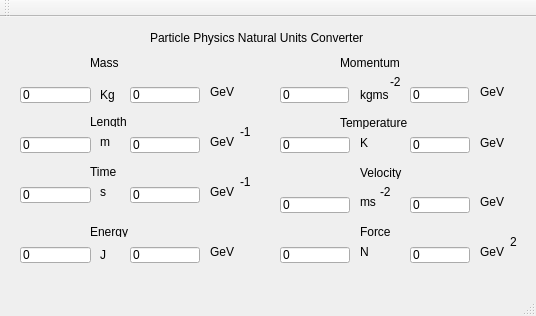
<?xml version="1.0" encoding="UTF-8"?>
<ui version="4.0">
 <class>MainWindow</class>
 <widget class="QMainWindow" name="MainWindow">
  <property name="geometry">
   <rect>
    <x>0</x>
    <y>0</y>
    <width>536</width>
    <height>316</height>
   </rect>
  </property>
  <property name="windowTitle">
   <string>MainWindow</string>
  </property>
  <widget class="QWidget" name="centralWidget">
   <widget class="QLineEdit" name="lineEdit">
    <property name="geometry">
     <rect>
      <x>20</x>
      <y>70</y>
      <width>71</width>
      <height>16</height>
     </rect>
    </property>
    <property name="text">
     <string>0</string>
    </property>
   </widget>
   <widget class="QLineEdit" name="lineEdit_2">
    <property name="geometry">
     <rect>
      <x>130</x>
      <y>70</y>
      <width>70</width>
      <height>16</height>
     </rect>
    </property>
    <property name="text">
     <string>0</string>
    </property>
   </widget>
   <widget class="QLineEdit" name="lineEdit_3">
    <property name="geometry">
     <rect>
      <x>410</x>
      <y>70</y>
      <width>59</width>
      <height>16</height>
     </rect>
    </property>
    <property name="text">
     <string>0</string>
    </property>
   </widget>
   <widget class="QLineEdit" name="lineEdit_4">
    <property name="geometry">
     <rect>
      <x>280</x>
      <y>70</y>
      <width>69</width>
      <height>16</height>
     </rect>
    </property>
    <property name="text">
     <string>0</string>
    </property>
   </widget>
   <widget class="QLineEdit" name="lineEdit_5">
    <property name="geometry">
     <rect>
      <x>130</x>
      <y>120</y>
      <width>70</width>
      <height>16</height>
     </rect>
    </property>
    <property name="text">
     <string>0</string>
    </property>
   </widget>
   <widget class="QLineEdit" name="lineEdit_6">
    <property name="geometry">
     <rect>
      <x>20</x>
      <y>120</y>
      <width>71</width>
      <height>16</height>
     </rect>
    </property>
    <property name="text">
     <string>0</string>
    </property>
   </widget>
   <widget class="QLineEdit" name="lineEdit_7">
    <property name="geometry">
     <rect>
      <x>410</x>
      <y>120</y>
      <width>60</width>
      <height>16</height>
     </rect>
    </property>
    <property name="text">
     <string>0</string>
    </property>
   </widget>
   <widget class="QLineEdit" name="lineEdit_8">
    <property name="geometry">
     <rect>
      <x>280</x>
      <y>120</y>
      <width>70</width>
      <height>16</height>
     </rect>
    </property>
    <property name="text">
     <string>0</string>
    </property>
   </widget>
   <widget class="QLineEdit" name="lineEdit_9">
    <property name="geometry">
     <rect>
      <x>130</x>
      <y>170</y>
      <width>70</width>
      <height>16</height>
     </rect>
    </property>
    <property name="text">
     <string>0</string>
    </property>
   </widget>
   <widget class="QLineEdit" name="lineEdit_10">
    <property name="geometry">
     <rect>
      <x>20</x>
      <y>170</y>
      <width>71</width>
      <height>16</height>
     </rect>
    </property>
    <property name="text">
     <string>0</string>
    </property>
   </widget>
   <widget class="QLineEdit" name="lineEdit_11">
    <property name="geometry">
     <rect>
      <x>410</x>
      <y>180</y>
      <width>60</width>
      <height>16</height>
     </rect>
    </property>
    <property name="text">
     <string>0</string>
    </property>
   </widget>
   <widget class="QLineEdit" name="lineEdit_12">
    <property name="geometry">
     <rect>
      <x>280</x>
      <y>180</y>
      <width>70</width>
      <height>16</height>
     </rect>
    </property>
    <property name="text">
     <string>0</string>
    </property>
   </widget>
   <widget class="QLineEdit" name="lineEdit_13">
    <property name="geometry">
     <rect>
      <x>130</x>
      <y>230</y>
      <width>70</width>
      <height>16</height>
     </rect>
    </property>
    <property name="text">
     <string>0</string>
    </property>
   </widget>
   <widget class="QLineEdit" name="lineEdit_14">
    <property name="geometry">
     <rect>
      <x>20</x>
      <y>230</y>
      <width>71</width>
      <height>16</height>
     </rect>
    </property>
    <property name="text">
     <string>0</string>
    </property>
   </widget>
   <widget class="QLineEdit" name="lineEdit_15">
    <property name="geometry">
     <rect>
      <x>410</x>
      <y>230</y>
      <width>60</width>
      <height>16</height>
     </rect>
    </property>
    <property name="text">
     <string>0</string>
    </property>
   </widget>
   <widget class="QLineEdit" name="lineEdit_16">
    <property name="geometry">
     <rect>
      <x>280</x>
      <y>230</y>
      <width>70</width>
      <height>16</height>
     </rect>
    </property>
    <property name="text">
     <string>0</string>
    </property>
   </widget>
   <widget class="QLabel" name="label">
    <property name="geometry">
     <rect>
      <x>90</x>
      <y>40</y>
      <width>31</width>
      <height>12</height>
     </rect>
    </property>
    <property name="text">
     <string>Mass</string>
    </property>
   </widget>
   <widget class="QLabel" name="label_2">
    <property name="geometry">
     <rect>
      <x>340</x>
      <y>40</y>
      <width>70</width>
      <height>12</height>
     </rect>
    </property>
    <property name="text">
     <string>Momentum</string>
    </property>
   </widget>
   <widget class="QLabel" name="label_3">
    <property name="geometry">
     <rect>
      <x>340</x>
      <y>100</y>
      <width>90</width>
      <height>12</height>
     </rect>
    </property>
    <property name="text">
     <string>Temperature</string>
    </property>
   </widget>
   <widget class="QLabel" name="label_4">
    <property name="geometry">
     <rect>
      <x>100</x>
      <y>70</y>
      <width>59</width>
      <height>16</height>
     </rect>
    </property>
    <property name="text">
     <string>Kg</string>
    </property>
   </widget>
   <widget class="QLabel" name="label_5">
    <property name="geometry">
     <rect>
      <x>210</x>
      <y>70</y>
      <width>59</width>
      <height>10</height>
     </rect>
    </property>
    <property name="text">
     <string>GeV</string>
    </property>
   </widget>
   <widget class="QLabel" name="label_6">
    <property name="geometry">
     <rect>
      <x>90</x>
      <y>100</y>
      <width>59</width>
      <height>10</height>
     </rect>
    </property>
    <property name="text">
     <string>Length</string>
    </property>
   </widget>
   <widget class="QLabel" name="label_7">
    <property name="geometry">
     <rect>
      <x>100</x>
      <y>120</y>
      <width>59</width>
      <height>10</height>
     </rect>
    </property>
    <property name="text">
     <string>m</string>
    </property>
   </widget>
   <widget class="QLabel" name="label_8">
    <property name="geometry">
     <rect>
      <x>210</x>
      <y>120</y>
      <width>59</width>
      <height>10</height>
     </rect>
    </property>
    <property name="text">
     <string>GeV</string>
    </property>
   </widget>
   <widget class="QLabel" name="label_9">
    <property name="geometry">
     <rect>
      <x>240</x>
      <y>110</y>
      <width>59</width>
      <height>10</height>
     </rect>
    </property>
    <property name="text">
     <string>-1</string>
    </property>
   </widget>
   <widget class="QLabel" name="label_10">
    <property name="geometry">
     <rect>
      <x>90</x>
      <y>150</y>
      <width>59</width>
      <height>10</height>
     </rect>
    </property>
    <property name="text">
     <string>Time</string>
    </property>
   </widget>
   <widget class="QLabel" name="label_11">
    <property name="geometry">
     <rect>
      <x>100</x>
      <y>170</y>
      <width>59</width>
      <height>10</height>
     </rect>
    </property>
    <property name="text">
     <string>s</string>
    </property>
   </widget>
   <widget class="QLabel" name="label_12">
    <property name="geometry">
     <rect>
      <x>210</x>
      <y>170</y>
      <width>59</width>
      <height>10</height>
     </rect>
    </property>
    <property name="text">
     <string>GeV</string>
    </property>
   </widget>
   <widget class="QLabel" name="label_13">
    <property name="geometry">
     <rect>
      <x>240</x>
      <y>160</y>
      <width>59</width>
      <height>10</height>
     </rect>
    </property>
    <property name="text">
     <string>-1</string>
    </property>
   </widget>
   <widget class="QLabel" name="label_14">
    <property name="geometry">
     <rect>
      <x>90</x>
      <y>210</y>
      <width>59</width>
      <height>10</height>
     </rect>
    </property>
    <property name="text">
     <string>Energy</string>
    </property>
   </widget>
   <widget class="QLabel" name="label_15">
    <property name="geometry">
     <rect>
      <x>100</x>
      <y>230</y>
      <width>59</width>
      <height>16</height>
     </rect>
    </property>
    <property name="text">
     <string>J</string>
    </property>
   </widget>
   <widget class="QLabel" name="label_16">
    <property name="geometry">
     <rect>
      <x>210</x>
      <y>230</y>
      <width>59</width>
      <height>10</height>
     </rect>
    </property>
    <property name="text">
     <string>GeV</string>
    </property>
   </widget>
   <widget class="QLabel" name="label_17">
    <property name="geometry">
     <rect>
      <x>360</x>
      <y>70</y>
      <width>59</width>
      <height>16</height>
     </rect>
    </property>
    <property name="text">
     <string>kgms</string>
    </property>
   </widget>
   <widget class="QLabel" name="label_18">
    <property name="geometry">
     <rect>
      <x>390</x>
      <y>60</y>
      <width>59</width>
      <height>10</height>
     </rect>
    </property>
    <property name="text">
     <string>-2</string>
    </property>
   </widget>
   <widget class="QLabel" name="label_19">
    <property name="geometry">
     <rect>
      <x>360</x>
      <y>120</y>
      <width>90</width>
      <height>12</height>
     </rect>
    </property>
    <property name="text">
     <string>K</string>
    </property>
   </widget>
   <widget class="QLabel" name="label_20">
    <property name="geometry">
     <rect>
      <x>480</x>
      <y>120</y>
      <width>90</width>
      <height>12</height>
     </rect>
    </property>
    <property name="text">
     <string>GeV</string>
    </property>
   </widget>
   <widget class="QLabel" name="label_21">
    <property name="geometry">
     <rect>
      <x>360</x>
      <y>150</y>
      <width>90</width>
      <height>12</height>
     </rect>
    </property>
    <property name="text">
     <string>Velocity</string>
    </property>
   </widget>
   <widget class="QLabel" name="label_22">
    <property name="geometry">
     <rect>
      <x>360</x>
      <y>180</y>
      <width>59</width>
      <height>10</height>
     </rect>
    </property>
    <property name="text">
     <string>ms</string>
    </property>
   </widget>
   <widget class="QLabel" name="label_23">
    <property name="geometry">
     <rect>
      <x>380</x>
      <y>170</y>
      <width>59</width>
      <height>10</height>
     </rect>
    </property>
    <property name="text">
     <string>-2</string>
    </property>
   </widget>
   <widget class="QLabel" name="label_24">
    <property name="geometry">
     <rect>
      <x>480</x>
      <y>180</y>
      <width>59</width>
      <height>10</height>
     </rect>
    </property>
    <property name="text">
     <string>GeV</string>
    </property>
   </widget>
   <widget class="QLabel" name="label_25">
    <property name="geometry">
     <rect>
      <x>480</x>
      <y>70</y>
      <width>59</width>
      <height>10</height>
     </rect>
    </property>
    <property name="text">
     <string>GeV</string>
    </property>
   </widget>
   <widget class="QLabel" name="label_26">
    <property name="geometry">
     <rect>
      <x>480</x>
      <y>230</y>
      <width>59</width>
      <height>10</height>
     </rect>
    </property>
    <property name="text">
     <string>GeV</string>
    </property>
   </widget>
   <widget class="QLabel" name="label_27">
    <property name="geometry">
     <rect>
      <x>360</x>
      <y>210</y>
      <width>59</width>
      <height>10</height>
     </rect>
    </property>
    <property name="text">
     <string>Force</string>
    </property>
   </widget>
   <widget class="QLabel" name="label_28">
    <property name="geometry">
     <rect>
      <x>360</x>
      <y>230</y>
      <width>59</width>
      <height>10</height>
     </rect>
    </property>
    <property name="text">
     <string>N</string>
    </property>
   </widget>
   <widget class="QLabel" name="label_29">
    <property name="geometry">
     <rect>
      <x>510</x>
      <y>220</y>
      <width>59</width>
      <height>10</height>
     </rect>
    </property>
    <property name="text">
     <string>2</string>
    </property>
   </widget>
   <widget class="QLabel" name="label_30">
    <property name="geometry">
     <rect>
      <x>150</x>
      <y>10</y>
      <width>281</width>
      <height>21</height>
     </rect>
    </property>
    <property name="text">
     <string>Particle Physics Natural Units Converter</string>
    </property>
   </widget>
  </widget>
  <widget class="QMenuBar" name="menuBar">
   <property name="geometry">
    <rect>
     <x>0</x>
     <y>0</y>
     <width>536</width>
     <height>19</height>
    </rect>
   </property>
  </widget>
  <widget class="QToolBar" name="mainToolBar">
   <attribute name="toolBarArea">
    <enum>TopToolBarArea</enum>
   </attribute>
   <attribute name="toolBarBreak">
    <bool>true</bool>
   </attribute>
  </widget>
  <widget class="QStatusBar" name="statusBar"/>
 </widget>
 <layoutdefault spacing="6" margin="11"/>
 <resources/>
 <connections>
  <connection>
   <sender>lineEdit_2</sender>
   <signal>textChanged(QString)</signal>
   <receiver>lineEdit</receiver>
   <slot>setText(QString)</slot>
   <hints>
    <hint type="sourcelabel">
     <x>176</x>
     <y>112</y>
    </hint>
    <hint type="destinationlabel">
     <x>51</x>
     <y>114</y>
    </hint>
   </hints>
  </connection>
  <connection>
   <sender>lineEdit</sender>
   <signal>textChanged(QString)</signal>
   <receiver>lineEdit_2</receiver>
   <slot>setText(QString)</slot>
   <hints>
    <hint type="sourcelabel">
     <x>74</x>
     <y>110</y>
    </hint>
    <hint type="destinationlabel">
     <x>196</x>
     <y>111</y>
    </hint>
   </hints>
  </connection>
  <connection>
   <sender>lineEdit_6</sender>
   <signal>textChanged(QString)</signal>
   <receiver>lineEdit_5</receiver>
   <slot>setText(QString)</slot>
   <hints>
    <hint type="sourcelabel">
     <x>57</x>
     <y>164</y>
    </hint>
    <hint type="destinationlabel">
     <x>159</x>
     <y>160</y>
    </hint>
   </hints>
  </connection>
  <connection>
   <sender>lineEdit_5</sender>
   <signal>textChanged(QString)</signal>
   <receiver>lineEdit_6</receiver>
   <slot>setText(QString)</slot>
   <hints>
    <hint type="sourcelabel">
     <x>175</x>
     <y>170</y>
    </hint>
    <hint type="destinationlabel">
     <x>78</x>
     <y>165</y>
    </hint>
   </hints>
  </connection>
  <connection>
   <sender>lineEdit_10</sender>
   <signal>textChanged(QString)</signal>
   <receiver>lineEdit_9</receiver>
   <slot>setText(QString)</slot>
   <hints>
    <hint type="sourcelabel">
     <x>69</x>
     <y>208</y>
    </hint>
    <hint type="destinationlabel">
     <x>168</x>
     <y>217</y>
    </hint>
   </hints>
  </connection>
  <connection>
   <sender>lineEdit_9</sender>
   <signal>textChanged(QString)</signal>
   <receiver>lineEdit_10</receiver>
   <slot>setText(QString)</slot>
   <hints>
    <hint type="sourcelabel">
     <x>148</x>
     <y>217</y>
    </hint>
    <hint type="destinationlabel">
     <x>70</x>
     <y>217</y>
    </hint>
   </hints>
  </connection>
  <connection>
   <sender>lineEdit_13</sender>
   <signal>textChanged(QString)</signal>
   <receiver>lineEdit_14</receiver>
   <slot>setText(QString)</slot>
   <hints>
    <hint type="sourcelabel">
     <x>192</x>
     <y>275</y>
    </hint>
    <hint type="destinationlabel">
     <x>46</x>
     <y>269</y>
    </hint>
   </hints>
  </connection>
  <connection>
   <sender>lineEdit_14</sender>
   <signal>textChanged(QString)</signal>
   <receiver>label_15</receiver>
   <slot>setText(QString)</slot>
   <hints>
    <hint type="sourcelabel">
     <x>77</x>
     <y>279</y>
    </hint>
    <hint type="destinationlabel">
     <x>156</x>
     <y>276</y>
    </hint>
   </hints>
  </connection>
  <connection>
   <sender>lineEdit_4</sender>
   <signal>textChanged(QString)</signal>
   <receiver>lineEdit_3</receiver>
   <slot>setText(QString)</slot>
   <hints>
    <hint type="sourcelabel">
     <x>303</x>
     <y>116</y>
    </hint>
    <hint type="destinationlabel">
     <x>426</x>
     <y>118</y>
    </hint>
   </hints>
  </connection>
  <connection>
   <sender>lineEdit_3</sender>
   <signal>textChanged(QString)</signal>
   <receiver>lineEdit_4</receiver>
   <slot>setText(QString)</slot>
   <hints>
    <hint type="sourcelabel">
     <x>452</x>
     <y>111</y>
    </hint>
    <hint type="destinationlabel">
     <x>343</x>
     <y>118</y>
    </hint>
   </hints>
  </connection>
  <connection>
   <sender>lineEdit_8</sender>
   <signal>textChanged(QString)</signal>
   <receiver>lineEdit_7</receiver>
   <slot>setText(QString)</slot>
   <hints>
    <hint type="sourcelabel">
     <x>336</x>
     <y>164</y>
    </hint>
    <hint type="destinationlabel">
     <x>466</x>
     <y>167</y>
    </hint>
   </hints>
  </connection>
  <connection>
   <sender>lineEdit_7</sender>
   <signal>textChanged(QString)</signal>
   <receiver>lineEdit_8</receiver>
   <slot>setText(QString)</slot>
   <hints>
    <hint type="sourcelabel">
     <x>454</x>
     <y>158</y>
    </hint>
    <hint type="destinationlabel">
     <x>344</x>
     <y>162</y>
    </hint>
   </hints>
  </connection>
  <connection>
   <sender>lineEdit_12</sender>
   <signal>textChanged(QString)</signal>
   <receiver>lineEdit_11</receiver>
   <slot>setText(QString)</slot>
   <hints>
    <hint type="sourcelabel">
     <x>336</x>
     <y>223</y>
    </hint>
    <hint type="destinationlabel">
     <x>446</x>
     <y>225</y>
    </hint>
   </hints>
  </connection>
  <connection>
   <sender>lineEdit_11</sender>
   <signal>textChanged(QString)</signal>
   <receiver>lineEdit_12</receiver>
   <slot>setText(QString)</slot>
   <hints>
    <hint type="sourcelabel">
     <x>427</x>
     <y>218</y>
    </hint>
    <hint type="destinationlabel">
     <x>344</x>
     <y>221</y>
    </hint>
   </hints>
  </connection>
  <connection>
   <sender>lineEdit_16</sender>
   <signal>textChanged(QString)</signal>
   <receiver>lineEdit_15</receiver>
   <slot>setText(QString)</slot>
   <hints>
    <hint type="sourcelabel">
     <x>337</x>
     <y>272</y>
    </hint>
    <hint type="destinationlabel">
     <x>437</x>
     <y>273</y>
    </hint>
   </hints>
  </connection>
  <connection>
   <sender>lineEdit_15</sender>
   <signal>textChanged(QString)</signal>
   <receiver>lineEdit_16</receiver>
   <slot>setText(QString)</slot>
   <hints>
    <hint type="sourcelabel">
     <x>430</x>
     <y>278</y>
    </hint>
    <hint type="destinationlabel">
     <x>331</x>
     <y>278</y>
    </hint>
   </hints>
  </connection>
 </connections>
</ui>
